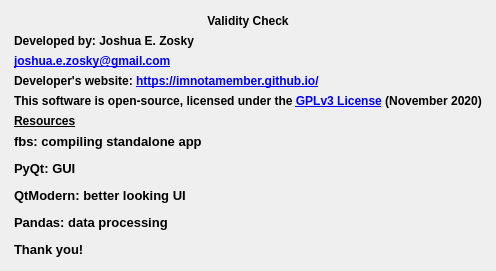
<?xml version="1.0" encoding="UTF-8"?>
<ui version="4.0">
 <class>About</class>
 <widget class="QDialog" name="About">
  <property name="windowModality">
   <enum>Qt::WindowModal</enum>
  </property>
  <property name="geometry">
   <rect>
    <x>0</x>
    <y>0</y>
    <width>536</width>
    <height>286</height>
   </rect>
  </property>
  <property name="sizePolicy">
   <sizepolicy hsizetype="Fixed" vsizetype="Fixed">
    <horstretch>0</horstretch>
    <verstretch>0</verstretch>
   </sizepolicy>
  </property>
  <property name="windowTitle">
   <string>About Validity Check</string>
  </property>
  <property name="modal">
   <bool>true</bool>
  </property>
  <layout class="QVBoxLayout" name="verticalLayout_2">
   <property name="spacing">
    <number>-1</number>
   </property>
   <property name="sizeConstraint">
    <enum>QLayout::SetFixedSize</enum>
   </property>
   <property name="leftMargin">
    <number>5</number>
   </property>
   <property name="topMargin">
    <number>5</number>
   </property>
   <property name="rightMargin">
    <number>5</number>
   </property>
   <property name="bottomMargin">
    <number>5</number>
   </property>
   <item>
    <widget class="QWidget" name="centralWidget" native="true">
     <layout class="QVBoxLayout" name="verticalLayout">
      <item>
       <widget class="QLabel" name="appName">
        <property name="text">
         <string>&lt;html&gt;&lt;head/&gt;&lt;body&gt;&lt;p align=&quot;center&quot;&gt;&lt;span style=&quot; font-weight:600;&quot;&gt;Validity Check&lt;/span&gt;&lt;/p&gt;&lt;/body&gt;&lt;/html&gt;</string>
        </property>
        <property name="openExternalLinks">
         <bool>true</bool>
        </property>
       </widget>
      </item>
      <item>
       <widget class="QLabel" name="developerName">
        <property name="text">
         <string>&lt;html&gt;&lt;head/&gt;&lt;body&gt;&lt;p&gt;&lt;span style=&quot; font-weight:600;&quot;&gt;Developed by: Joshua E. Zosky&lt;/span&gt;&lt;/p&gt;&lt;/body&gt;&lt;/html&gt;</string>
        </property>
        <property name="openExternalLinks">
         <bool>true</bool>
        </property>
       </widget>
      </item>
      <item>
       <widget class="QLabel" name="email">
        <property name="text">
         <string>&lt;html&gt;&lt;head/&gt;&lt;body&gt;&lt;p&gt;&lt;a href=&quot;mailto:joshua.e.zosky@gmail.com&quot;&gt;&lt;span style=&quot; font-weight:600; text-decoration: underline; color:#0000ff;&quot;&gt;joshua.e.zosky@gmail.com&lt;/span&gt;&lt;/a&gt;&lt;/p&gt;&lt;/body&gt;&lt;/html&gt;</string>
        </property>
        <property name="openExternalLinks">
         <bool>true</bool>
        </property>
       </widget>
      </item>
      <item>
       <widget class="QLabel" name="website">
        <property name="text">
         <string>&lt;html&gt;&lt;head/&gt;&lt;body&gt;&lt;p&gt;&lt;span style=&quot; font-weight:600;&quot;&gt;Developer's website: &lt;/span&gt;&lt;a href=&quot;https://imnotamember.github.io/&quot;&gt;&lt;span style=&quot; font-weight:600; text-decoration: underline; color:#0000ff;&quot;&gt;https://imnotamember.github.io/&lt;/span&gt;&lt;/a&gt;&lt;/p&gt;&lt;/body&gt;&lt;/html&gt;</string>
        </property>
        <property name="openExternalLinks">
         <bool>true</bool>
        </property>
       </widget>
      </item>
      <item>
       <widget class="QLabel" name="license">
        <property name="text">
         <string>&lt;html&gt;&lt;head/&gt;&lt;body&gt;&lt;p&gt;&lt;span style=&quot; font-weight:600;&quot;&gt;This software is open-source, licensed under the &lt;/span&gt;&lt;a href=&quot;https://www.gnu.org/licenses/gpl-3.0.en.html&quot;&gt;&lt;span style=&quot; font-weight:600; text-decoration: underline; color:#0000ff;&quot;&gt;GPLv3 License&lt;/span&gt;&lt;/a&gt;&lt;span style=&quot; font-weight:600;&quot;&gt; (November 2020)&lt;/span&gt;&lt;/p&gt;&lt;/body&gt;&lt;/html&gt;</string>
        </property>
        <property name="openExternalLinks">
         <bool>true</bool>
        </property>
       </widget>
      </item>
      <item>
       <widget class="QLabel" name="resourcesLabel">
        <property name="text">
         <string>&lt;html&gt;&lt;head/&gt;&lt;body&gt;&lt;p&gt;&lt;span style=&quot; font-weight:600; text-decoration: underline;&quot;&gt;Resources&lt;/span&gt;&lt;/p&gt;&lt;/body&gt;&lt;/html&gt;</string>
        </property>
        <property name="openExternalLinks">
         <bool>true</bool>
        </property>
       </widget>
      </item>
      <item>
       <widget class="QLabel" name="resourcesListing">
        <property name="text">
         <string>&lt;html&gt;&lt;head/&gt;&lt;body&gt;&lt;p&gt;&lt;span style=&quot; font-size:10pt; font-weight:600;&quot;&gt;fbs: compiling standalone app&lt;/span&gt;&lt;/p&gt;&lt;p&gt;&lt;span style=&quot; font-size:10pt; font-weight:600;&quot;&gt;PyQt: GUI&lt;/span&gt;&lt;/p&gt;&lt;p&gt;&lt;span style=&quot; font-size:10pt; font-weight:600;&quot;&gt;QtModern: better looking UI&lt;/span&gt;&lt;/p&gt;&lt;p&gt;&lt;span style=&quot; font-size:10pt; font-weight:600;&quot;&gt;Pandas: data processing&lt;/span&gt;&lt;/p&gt;&lt;p&gt;&lt;span style=&quot; font-size:10pt; font-weight:600;&quot;&gt;Thank you!&lt;/span&gt;&lt;/p&gt;&lt;/body&gt;&lt;/html&gt;</string>
        </property>
        <property name="wordWrap">
         <bool>true</bool>
        </property>
        <property name="openExternalLinks">
         <bool>true</bool>
        </property>
       </widget>
      </item>
     </layout>
    </widget>
   </item>
  </layout>
 </widget>
 <resources/>
 <connections/>
</ui>
